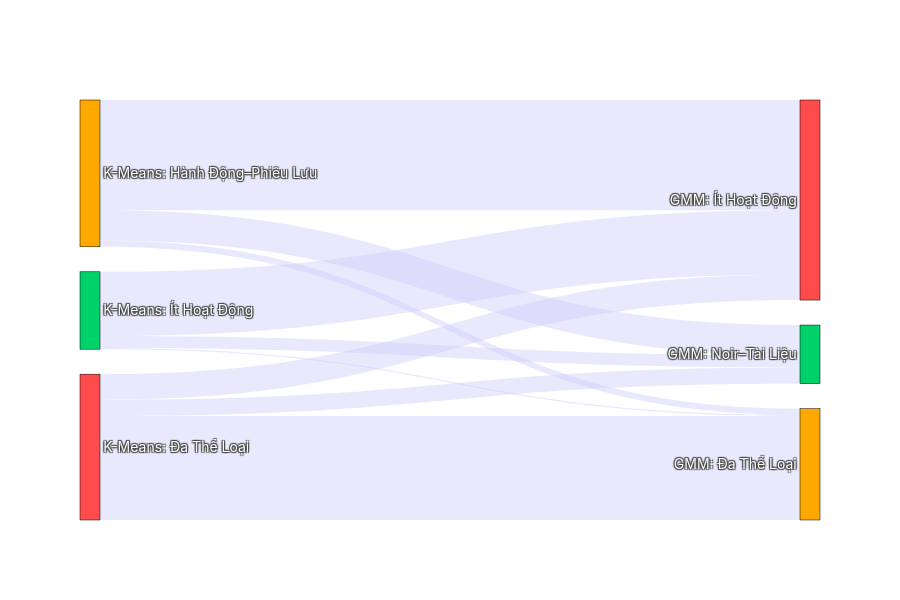

The notebook cell saved with this chart:
### Code cell
import plotly.graph_objects as go
import pandas as pd
import os

print("--- BIỂU ĐỒ DÒNG CHẢY DỊCH CHUYỂN NGƯỜI DÙNG (K-MEANS ⇨ GMM) ---")

# 1. Thu thập tên các trạm dừng (Nodes)
kmeans_names = [f"K-Means: {name}" for name in df_clean['tribe_name'].unique()]
gmm_names = [f"GMM: {name}" for name in df_clean['gmm_tribe_name'].unique()]
all_nodes = kmeans_names + gmm_names

# Tạo từ điển gán ID cho mỗi Node (Plotly Sankey yêu cầu ID dạng số)
node_dict = {name: i for i, name in enumerate(all_nodes)}

# Định nghĩa màu sắc cho các Node để dễ phân biệt
node_colors = ['#FF4B4B', '#FFA800', '#00D26A'] * 3  # Màu giả định

# 2. Tạo các luồng chảy (Links)
source = []
target = []
value = []

# Đếm số lượng người chuyển từ nhóm K-Means sang nhóm GMM
flow_counts = df_clean.groupby(['tribe_name', 'gmm_tribe_name']).size().reset_index(name='count')

for _, row in flow_counts.iterrows():
    source.append(node_dict[f"K-Means: {row['tribe_name']}"])
    target.append(node_dict[f"GMM: {row['gmm_tribe_name']}"])
    value.append(row['count'])

# 3. Vẽ biểu đồ Sankey
fig_sankey = go.Figure(data=[go.Sankey(
    # Cấu hình các khối (Nodes)
    node=dict(
        pad=25, thickness=20,
        line=dict(color="black", width=0.5),
        label=all_nodes,
        color=node_colors[:len(all_nodes)]
    ),
    # Cấu hình các luồng chảy (Links)
    link=dict(
        source=source,
        target=target,
        value=value,
        color="rgba(200, 200, 250, 0.4)" # Màu xám xanh trong suốt
    )
)])

# Cấu hình giao diện
fig_sankey.update_layout(
    title_text='Sankey Diagram: Dòng chảy Dịch chuyển Người dùng khi áp dụng GMM',
    font=dict(size=14, color='white', family='Inter, sans-serif'),
    template='plotly_dark',
    width=900, height=600,
    paper_bgcolor='rgba(0,0,0,0)',
    plot_bgcolor='rgba(0,0,0,0)'
)

fig_sankey.write_html(os.path.join(FIGURES_OUT, 'sankey_kmeans_vs_gmm.html'))
fig_sankey.show()
print('Saved sankey_kmeans_vs_gmm.html')

# In kết luận
same_group = (df_clean['tribe_name'] == df_clean['gmm_tribe_name']).sum()
diff_group = len(df_clean) - same_group

print(f"\n=> KẾT LUẬN TỪ BIỂU ĐỒ SANKEY:")
print(f"Có tới {diff_group/len(df_clean)*100:.1f}% ({diff_group:,} users) bị thay đổi nhóm.")
print("Điều này chứng tỏ GMM đã phát hiện ra các hình thái nhóm (Soft clustering) phức tạp hơn rất nhiều so với quả cầu cứng nhắc của K-Means!")

### Figure 1 — Plotly figure (JSON) as saved in the notebook; plotly's stock layout.template omitted (floating-point values rounded to 4 significant figures)
{"data": [{"link": {"color": "rgba(200, 200, 250, 0.4)", "source": [1, 1, 1, 2, 2, 2, 0, 0, 0], "target": [5, 3, 4, 5, 3, 4, 5, 3, 4], "value": [26451, 96039, 5409, 10480, 56006, 955, 14170, 22269, 90618]}, "node": {"color": ["#FF4B4B", "#FFA800", "#00D26A", "#FF4B4B", "#FFA800", "#00D26A"], "label": ["K-Means: Đa Thể Loại", "K-Means: Hành Động–Phiêu Lưu", "K-Means: Ít Hoạt Động", "GMM: Ít Hoạt Động", "GMM: Đa Thể Loại", "GMM: Noir–Tài Liệu"], "line": {"color": "black", "width": 0.5}, "pad": 25, "thickness": 20}, "type": "sankey"}], "layout": {"font": {"color": "white", "family": "Inter, sans-serif", "size": 14}, "height": 600, "paper_bgcolor": "rgba(0,0,0,0)", "plot_bgcolor": "rgba(0,0,0,0)", "title": {"text": "Sankey Diagram: Dòng chảy Dịch chuyển Người dùng khi áp dụng GMM"}, "width": 900}}
